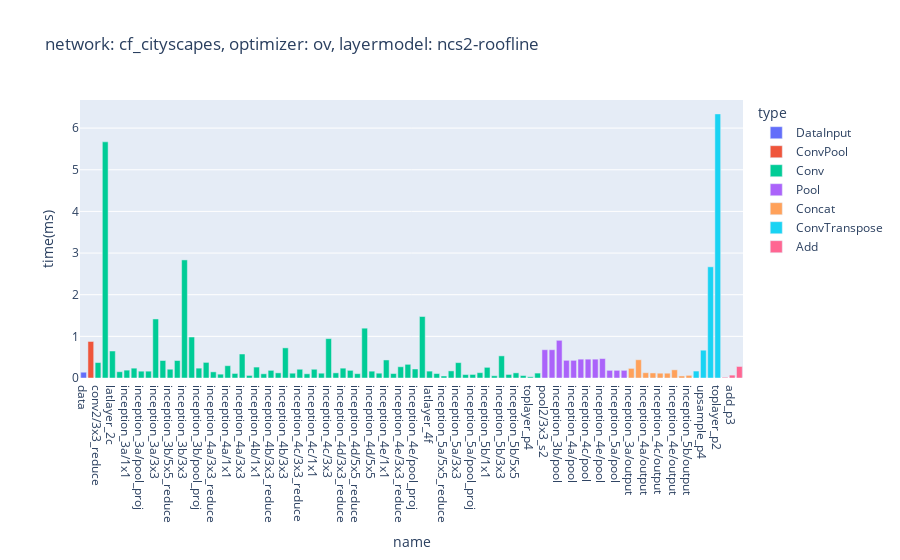

The notebook cell saved with this chart:
### Code cell
import plotly.express as px
fig = px.bar(layerwise, title='network: '+network+', optimizer: '+optimizer+', layermodel: '+model , x='name', y='time(ms)', color='type')
fig.show()

### Figure 1 — Plotly figure (JSON) as saved in the notebook; plotly's stock layout.template omitted (floating-point values rounded to 4 significant figures)
{"data": [{"alignmentgroup": "True", "hovertemplate": "type=DataInput<br>name=%{x}<br>time(ms)=%{y}<extra></extra>", "legendgroup": "DataInput", "marker": {"color": "#636efa"}, "name": "DataInput", "offsetgroup": "DataInput", "orientation": "v", "showlegend": true, "textposition": "auto", "type": "bar", "x": ["data"], "xaxis": "x", "y": [0.1385], "yaxis": "y"}, {"alignmentgroup": "True", "hovertemplate": "type=ConvPool<br>name=%{x}<br>time(ms)=%{y}<extra></extra>", "legendgroup": "ConvPool", "marker": {"color": "#EF553B"}, "name": "ConvPool", "offsetgroup": "ConvPool", "orientation": "v", "showlegend": true, "textposition": "auto", "type": "bar", "x": ["conv1/7x7_s2"], "xaxis": "x", "y": [0.877], "yaxis": "y"}, {"alignmentgroup": "True", "hovertemplate": "type=Conv<br>name=%{x}<br>time(ms)=%{y}<extra></extra>", "legendgroup": "Conv", "marker": {"color": "#00cc96"}, "name": "Conv", "offsetgroup": "Conv", "orientation": "v", "showlegend": true, "textposition": "auto", "type": "bar", "x": ["conv2/3x3_reduce", "conv2/3x3", "latlayer_2c", "inception_3a/5x5_reduce", "inception_3a/1x1", "inception_3a/3x3_reduce", "inception_3a/pool_proj", "inception_3a/5x5", "inception_3a/3x3", "inception_3b/3x3_reduce", "inception_3b/5x5_reduce", "inception_3b/1x1", "inception_3b/3x3", "inception_3b/5x5", "inception_3b/pool_proj", "latlayer_3d", "inception_4a/3x3_reduce", "inception_4a/5x5_reduce", "inception_4a/1x1", "inception_4a/pool_proj", "inception_4a/3x3", "inception_4a/5x5", "inception_4b/1x1", "inception_4b/5x5_reduce", "inception_4b/3x3_reduce", "inception_4b/5x5", "inception_4b/3x3", "inception_4b/pool_proj", "inception_4c/3x3_reduce", "inception_4c/5x5_reduce", "inception_4c/1x1", "inception_4c/pool_proj", "inception_4c/3x3", "inception_4c/5x5", "inception_4d/3x3_reduce", "inception_4d/1x1", "inception_4d/5x5_reduce", "inception_4d/3x3", "inception_4d/5x5", "inception_4d/pool_proj", "inception_4e/1x1", "inception_4e/5x5_reduce", "inception_4e/3x3_reduce", "inception_4e/5x5", "inception_4e/pool_proj", "inception_4e/3x3", "latlayer_4f", "inception_5a/3x3_reduce", "inception_5a/5x5_reduce", "inception_5a/1x1", "inception_5a/3x3", "inception_5a/5x5", "inception_5a/pool_proj", "inception_5b/3x3_reduce", "inception_5b/1x1", "inception_5b/5x5_reduce", "inception_5b/3x3", "inception_5b/pool_proj", "inception_5b/5x5", "p5", "toplayer_p4", "toplayer_p3"], "xaxis": "x", "y": [0.3707, 5.67, 0.6484, 0.1511, 0.189, 0.2363, 0.1637, 0.1641, 1.418, 0.42, 0.2106, 0.42, 2.835, 0.9844, 0.2366, 0.3747, 0.1477, 0.09213, 0.2953, 0.1089, 0.5759, 0.06153, 0.2625, 0.101, 0.1838, 0.1231, 0.7236, 0.1154, 0.21, 0.101, 0.21, 0.1154, 0.9451, 0.1231, 0.2363, 0.1838, 0.1039, 1.196, 0.1641, 0.1154, 0.4332, 0.1069, 0.2707, 0.3281, 0.2166, 1.477, 0.1652, 0.1066, 0.04832, 0.1706, 0.3692, 0.08204, 0.08532, 0.128, 0.256, 0.05373, 0.5316, 0.08532, 0.1231, 0.05914, 0.02953, 0.1181], "yaxis": "y"}, {"alignmentgroup": "True", "hovertemplate": "type=Pool<br>name=%{x}<br>time(ms)=%{y}<extra></extra>", "legendgroup": "Pool", "marker": {"color": "#ab63fa"}, "name": "Pool", "offsetgroup": "Pool", "orientation": "v", "showlegend": true, "textposition": "auto", "type": "bar", "x": ["pool2/3x3_s2", "inception_3a/pool", "inception_3b/pool", "pool3/3x3_s2", "inception_4a/pool", "inception_4b/pool", "inception_4c/pool", "inception_4d/pool", "inception_4e/pool", "pool4/3x3_s2", "inception_5a/pool", "inception_5b/pool"], "xaxis": "x", "y": [0.6793, 0.6788, 0.905, 0.4245, 0.4242, 0.4525, 0.4525, 0.4525, 0.4666, 0.184, 0.1838, 0.1838], "yaxis": "y"}, {"alignmentgroup": "True", "hovertemplate": "type=Concat<br>name=%{x}<br>time(ms)=%{y}<extra></extra>", "legendgroup": "Concat", "marker": {"color": "#FFA15A"}, "name": "Concat", "offsetgroup": "Concat", "orientation": "v", "showlegend": true, "textposition": "auto", "type": "bar", "x": ["inception_3a/output", "inception_3b/output", "inception_4a/output", "inception_4b/output", "inception_4c/output", "inception_4d/output", "inception_4e/output", "inception_5a/output", "inception_5b/output"], "xaxis": "x", "y": [0.2308, 0.4385, 0.1269, 0.1212, 0.1154, 0.1154, 0.1962, 0.04904, 0.06347], "yaxis": "y"}, {"alignmentgroup": "True", "hovertemplate": "type=ConvTranspose<br>name=%{x}<br>time(ms)=%{y}<extra></extra>", "legendgroup": "ConvTranspose", "marker": {"color": "#19d3f3"}, "name": "ConvTranspose", "offsetgroup": "ConvTranspose", "orientation": "v", "showlegend": true, "textposition": "auto", "type": "bar", "x": ["upsample_p5", "upsample_p4", "upsample_p3", "toplayer_p2"], "xaxis": "x", "y": [0.1669, 0.6675, 2.67, 6.341], "yaxis": "y"}, {"alignmentgroup": "True", "hovertemplate": "type=Add<br>name=%{x}<br>time(ms)=%{y}<extra></extra>", "legendgroup": "Add", "marker": {"color": "#FF6692"}, "name": "Add", "offsetgroup": "Add", "orientation": "v", "showlegend": true, "textposition": "auto", "type": "bar", "x": ["add_p4", "add_p3", "add_p2"], "xaxis": "x", "y": [0.01731, 0.06924, 0.2769], "yaxis": "y"}], "layout": {"barmode": "relative", "legend": {"title": {"text": "type"}, "tracegroupgap": 0}, "title": {"text": "network: cf_cityscapes, optimizer: ov, layermodel: ncs2-roofline"}, "xaxis": {"anchor": "y", "domain": [0, 1], "title": {"text": "name"}}, "yaxis": {"anchor": "x", "domain": [0, 1], "title": {"text": "time(ms)"}}}}
